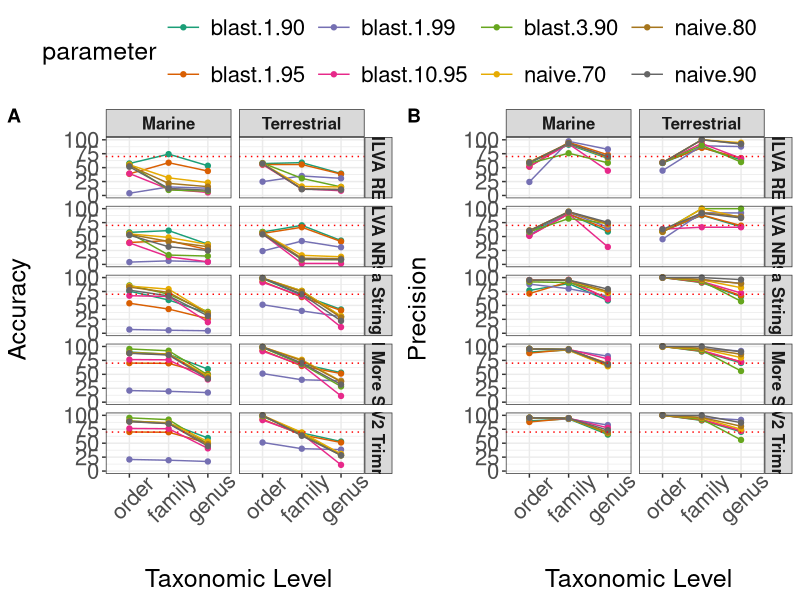

The R source for this figure:
library(RColorBrewer)
library(tidyverse)
library(ggpubr)

df <- read.table("results/accuracy_precision_r_ready.txt", header = T, sep = "\t", fill = T, allowEscapes = F)
df$taxonomy_level <- fct_rev(factor(df$taxonomy_level, c("genus", "family", "order")))
colors <- brewer.pal(n = 8, name = "Dark2")

database.labs <- c("SILVA REF", "SILVA NR99", "Taxa String QC", "Add More Seqs", "V1/V2 Trimmed")
names(database.labs) <- c("Database 1", "Database 2", "Database 3", "Database 4", "Database 5")

precision <- ggplot(df, aes(x=taxonomy_level, y=precision, color = parameter, group=parameter)) +
  geom_line() +
  geom_point() +
  geom_hline(yintercept=70, linetype='dotted', col = 'red')+
  scale_color_manual(values = colors) +
  facet_grid(database ~ habitat, labeller = labeller(database = database.labs)) + 
  theme_bw() +
  theme(axis.title = element_text(size = 18), 
        axis.text = element_text(size = 16), 
        legend.text = element_text(size=16),
        legend.title = element_text(size=18, hjust = 0.5), 
        axis.text.x = element_text(angle = 45, vjust = 0.75),
        strip.text.x = element_text(size = 12, face = "bold"),
        strip.text.y = element_text(size = 12, face = "bold")) +
  scale_y_continuous(limits = c(0, 100)) +
  ylab("Precision \n") + xlab("\n Taxonomic Level")

accuracy <- ggplot(df, aes(x=taxonomy_level, y=accuracy, color = parameter, group=parameter)) +
  geom_line() +
  geom_point() +
  geom_hline(yintercept=70, linetype='dotted', col = 'red') +
  scale_color_manual(values = colors) +
  facet_grid(database ~ habitat, labeller = labeller(database = database.labs)) + 
  theme_bw() +
  theme(axis.title = element_text(size = 18), 
        axis.text = element_text(size = 16), 
        legend.text = element_text(size=16),
        legend.title = element_text(size=18, hjust = 0.5), 
        legend.key.size = unit(1, 'cm'),
        axis.text.x = element_text(angle = 45, vjust = 0.75),
        strip.text.x = element_text(size = 12, face = "bold"),
        strip.text.y = element_text(size = 12, face = "bold")) +
  scale_y_continuous(limits = c(0, 100)) +
  ylab("Accuracy \n") + xlab("\n Taxonomic Level")

final_figure_xx <- ggarrange(accuracy, precision, labels = c("A", "B"), 
                             ncol = 2, nrow = 1, common.legend = T, legend = "top")
ggsave(plot = final_figure_xx, filename = "results/RStudio/2024-09-10-accuracy_precision.png", height = 12, width = 11, bg = "white", dpi = 300, device = "png", units = "in")


